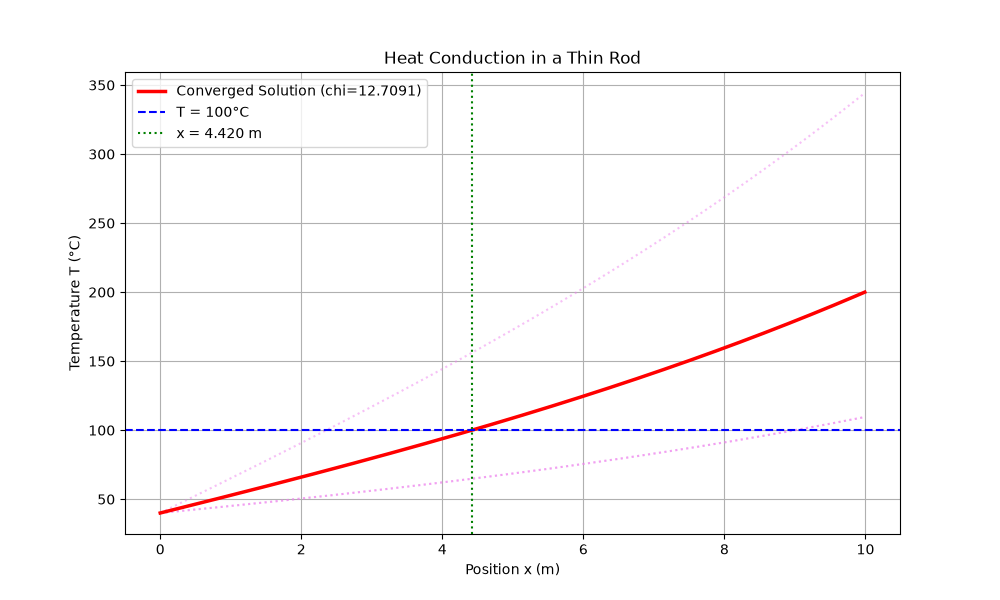

Here is the Python script that generated this plot:
import matplotlib.pyplot as plt
from a_man_lib import RK4

# Parameters from the problem[cite: 3]
alpha = 0.01
Ta = 20.0
L = 10.0
Interval = [0.0, L]

# Define the system of first-order ODEs
def func1(T, dTdx, x):
    return dTdx

def func2(T, dTdx, x):
    # d^2T/dx^2 + alpha(Ta - T) = 0  =>  d^2T/dx^2 = alpha(T - Ta)
    return alpha * (T - Ta)

slope_list = [func1, func2]

# Initial guesses for chi (slope at x = 0)
x_guess_1 = 5.0
x_guess_2 = 25.0

chi_upper = max(x_guess_1, x_guess_2)
chi_lower = min(x_guess_1, x_guess_2)

tol = 1000.0
target_val = 200.0  # Boundary condition at x = L is T(L) = 200
wrong_curves = []

max_iterations = 50
iteration_count = 0

while tol > 0.05 and iteration_count < max_iterations:
    iteration_count += 1
    
    # Initial conditions: T(0) = 40, dT/dx(0) = chi
    y0_lower = [40.0, chi_lower]
    y0_upper = [40.0, chi_upper]
    
    # Integrate both boundary guesses
    y_hist_lower, x_intr = RK4(slope_list, Interval, y0_lower, dx=0.01)
    y_hist_upper, x_intr = RK4(slope_list, Interval, y0_upper, dx=0.01)

    T_vals_lower = [state[0] for state in y_hist_lower]
    T_vals_upper = [state[0] for state in y_hist_upper]

    # Store wrong curves for plotting
    wrong_curves.append((x_intr, T_vals_lower, f"Iter {iteration_count} (lower)"))
    wrong_curves.append((x_intr, T_vals_upper, f"Iter {iteration_count} (upper)"))

    # Boundary residuals at x = L (last element)
    T_b_lower = T_vals_lower[-1]
    T_b_upper = T_vals_upper[-1]
    
    tol = abs(T_b_lower - target_val)
    if tol < 0.05:
        break

    # Lagrange interpolation for chi
    chi_new = chi_lower + ((chi_upper - chi_lower) / (T_b_upper - T_b_lower)) * (target_val - T_b_lower)

    # Bracket update logic
    if (T_b_lower - target_val) * (T_b_upper - target_val) < 0:
        y_hist_new, _ = RK4(slope_list, Interval, [40.0, chi_new], dx=0.01)
        T_b_new = y_hist_new[-1][0]
        if (T_b_lower - target_val) * (T_b_new - target_val) < 0:
            chi_upper = chi_new
        else:
            chi_lower = chi_new
    else:
        chi_lower = chi_upper
        chi_upper = chi_new

# Final converged integration run
y_hist_final, x_intr = RK4(slope_list, Interval, [40.0, chi_lower], dx=0.01)
T_vals_final = [state[0] for state in y_hist_final]

# Find x where T = 100°C
x_at_100 = None
for x_val, t_val in zip(x_intr, T_vals_final):
    if t_val >= 100.0:
        x_at_100 = x_val
        break
print(f"Temperature reaches 100°C at x approx {x_at_100:.3f} m")

# Plotting results
plt.figure(figsize=(10, 6))

for x_vals, t_vals, label in wrong_curves:
    plt.plot(x_vals, t_vals, color='violet', alpha=0.5, linestyle=':')

plt.plot(x_intr, T_vals_final, color='red', linewidth=2.5, label=f'Converged Solution (chi={chi_lower:.4f})')
plt.axhline(y=100, color='blue', linestyle='--', label='T = 100°C')
if x_at_100 is not None:
    plt.axvline(x=x_at_100, color='green', linestyle=':', label=f'x = {x_at_100:.3f} m')

plt.title('Heat Conduction in a Thin Rod')
plt.xlabel('Position x (m)')
plt.ylabel('Temperature T (°C)')
plt.legend()
plt.grid(True)
plt.savefig("Problem_2.png")
plt.show()

## End of the problem ##
## Terminal Output for refernce ## 
"""Temperature reaches 100°C at x approx 4.420 m"""
